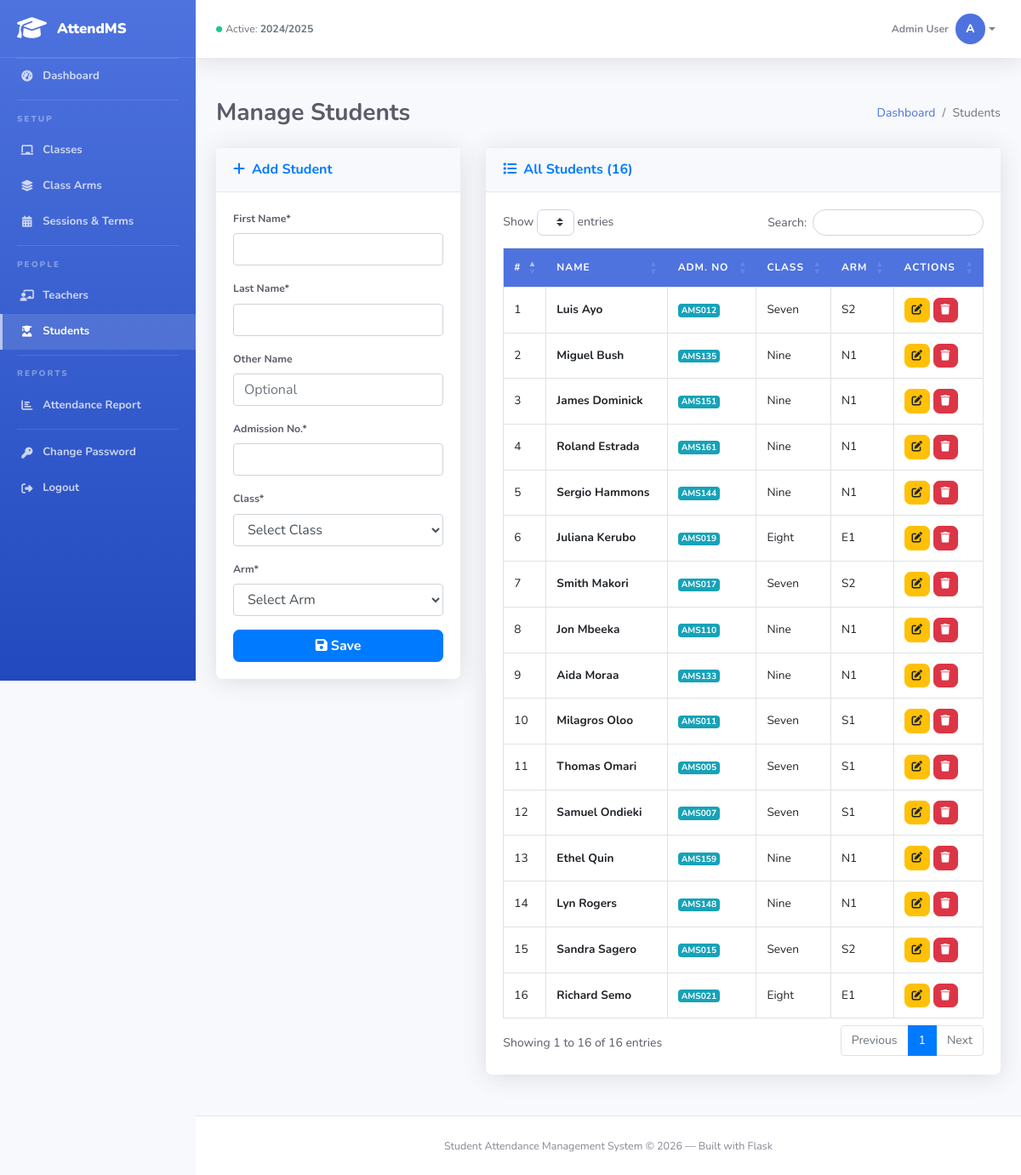
Screenshot of /admin/students (signed in) with the database file from the repository.
### flask-attendance/app.py (models this page shows)
class SessionTerm(db.Model):
    __tablename__ = 'tblsessionterm'
    Id = db.Column(db.Integer, primary_key=True, autoincrement=True)
    sessionName = db.Column(db.String(50), nullable=False)
    termId = db.Column(db.String(50), nullable=False)
    isActive = db.Column(db.String(10), nullable=False, default='0')
    dateCreated = db.Column(db.String(50), nullable=False)

class Student(db.Model):
    __tablename__ = 'tblstudents'
    Id = db.Column(db.Integer, primary_key=True, autoincrement=True)
    firstName = db.Column(db.String(255), nullable=False)
    lastName = db.Column(db.String(255), nullable=False)
    otherName = db.Column(db.String(255), nullable=False, default='')
    admissionNumber = db.Column(db.String(255), nullable=False, unique=True)
    password = db.Column(db.String(255), nullable=False, default='12345')
    classId = db.Column(db.String(10), nullable=False)
    classArmId = db.Column(db.String(10), nullable=False)
    dateCreated = db.Column(db.String(50), nullable=False)

class Class(db.Model):
    __tablename__ = 'tblclass'
    Id = db.Column(db.Integer, primary_key=True, autoincrement=True)
    className = db.Column(db.String(255), nullable=False)

class ClassArm(db.Model):
    __tablename__ = 'tblclassarms'
    Id = db.Column(db.Integer, primary_key=True, autoincrement=True)
    classId = db.Column(db.String(10), nullable=False)
    classArmName = db.Column(db.String(255), nullable=False)
    isAssigned = db.Column(db.String(10), nullable=False, default='0')

### flask-attendance/app.py (the view, shortened to what this page needs)
@app.route('/admin/students', methods=['GET', 'POST'])
@admin_required
def admin_students():
    msg = None; edit_row = None
    if request.args.get('action') == 'edit':
        edit_row = db.session.get(Student, request.args.get('Id'))
    students = Student.query.order_by(Student.lastName).all()
    classes  = Class.query.order_by(Class.className).all()
    arms     = ClassArm.query.all()
    return render_template('admin_students.html', students=students, classes=classes, arms=arms,
        class_map={str(c.Id): c.className for c in classes},
        arm_map={str(a.Id): a.classArmName for a in arms}, msg=msg, edit_row=edit_row)

### flask-attendance/app.py (called while the page is built)
def admin_required(f):
    @wraps(f)
    def decorated(*args, **kwargs):
        if session.get('role') != 'admin':
            flash('Please log in as Admin.', 'warning')
            return redirect(url_for('admin_login'))
        return f(*args, **kwargs)
    return decorated

def get_active_session():
    return SessionTerm.query.filter_by(isActive='1').first()

@app.context_processor
def inject_globals():
    return dict(
        active_session_global=get_active_session(),
        today=str(date.today())
    )

### flask-attendance/templates/admin_students.html (shortened to what this page needs)
{% extends "admin_layout.html" %}
{% from "macros.html" import alert, page_header %}
{% block content %}
{{ page_header('Manage Students','', [('Dashboard', url_for('admin_dashboard')), ('Students','#')]) }}
<div class="row">
  <div class="col-lg-4 mb-4">
    <div class="card shadow">
      <div class="card-header py-3"><h6 class="m-0 font-weight-bold text-primary"><i class="fas fa-{% if edit_row %}edit{% else %}plus{% endif %} mr-2"></i>{% if edit_row %}Edit{% else %}Add{% endif %} Student</h6></div>
      <div class="card-body">
        <form method="post">
          <div class="form-group"><label class="font-weight-bold small">First Name*</label><input type="text" name="firstName" class="form-control" value="{{ edit_row.firstName if edit_row else '' }}" required></div>
          <div class="form-group"><label class="font-weight-bold small">Last Name*</label><input type="text" name="lastName" class="form-control" value="{{ edit_row.lastName if edit_row else '' }}" required></div>
          <div class="form-group"><label class="font-weight-bold small">Other Name</label><input type="text" name="otherName" class="form-control" value="{{ edit_row.otherName if edit_row else '' }}" placeholder="Optional"></div>
          <div class="form-group"><label class="font-weight-bold small">Admission No.*</label><input type="text" name="admissionNumber" class="form-control" value="{{ edit_row.admissionNumber if edit_row else '' }}" required></div>
          <div class="form-group"><label class="font-weight-bold small">Class*</label>
            <select name="classId" id="classSelect" class="form-control" required>
              <option value="">Select Class</option>
            </select>
          </div>
          <div class="form-group"><label class="font-weight-bold small">Arm*</label>
            <select name="classArmId" id="armSelect" class="form-control" required>
              <option value="">Select Arm</option>
            </select>
          </div>
          <button type="submit" class="btn btn-primary btn-block"><i class="fas fa-save mr-1"></i>{% if edit_row %}Update{% else %}Save{% endif %}</button>
        </form>
      </div>
    </div>
  </div>
  <div class="col-lg-8 mb-4">
    <div class="card shadow">
      <div class="card-header py-3"><h6 class="m-0 font-weight-bold text-primary"><i class="fas fa-list mr-2"></i>All Students ({{ students|length }})</h6></div>
      <div class="card-body">
        <div class="table-responsive">
          <table class="table table-bordered table-hover" id="dt">
            <thead><tr><th>#</th><th>Name</th><th>Adm. No</th><th>Class</th><th>Arm</th><th>Actions</th></tr></thead>
            <tbody>
              {% for s in students %}
              <tr><td>{{ loop.index }}</td><td class="font-weight-bold">{{ s.firstName }} {{ s.lastName }}</td>
              <td><span class="badge badge-info">{{ s.admissionNumber }}</span></td>
              <td>{{ class_map.get(s.classId,'—') }}</td><td>{{ arm_map.get(s.classArmId,'—') }}</td>
              <td>
                <a href="{{ url_for('admin_students', action='edit', Id=s.Id) }}" class="btn btn-warning btn-sm"><i class="fas fa-edit"></i></a>
                <form method="post" class="d-inline" onsubmit="return confirm('Delete student and all their attendance?')">
                  <button type="submit" class="btn btn-danger btn-sm"><i class="fas fa-trash"></i></button>
                </form>
              </td></tr>
              {% else %}<tr><td colspan="6" class="text-center text-muted">No students.</td></tr>{% endfor %}
            </tbody>
          </table>
        </div>
      </div>
    </div>
  </div>
</div>
{% endblock %}

### flask-attendance/templates/admin_layout.html (shortened to what this page needs)
{% extends "base.html" %}
{% block body %}
<div id="wrapper">
  <ul class="navbar-nav sidebar sidebar-dark accordion">
    <a class="sidebar-brand" href="{{ url_for('admin_dashboard') }}">
      <div class="sidebar-brand-icon"><i class="fas fa-graduation-cap"></i></div>
      <div class="sidebar-brand-text">AttendMS</div>
    </a>
    <hr class="sidebar-divider my-0">
    <li class="nav-item {% if request.endpoint=='admin_dashboard' %}active{% endif %}">
      <a class="nav-link" href="{{ url_for('admin_dashboard') }}"><i class="fas fa-fw fa-tachometer-alt"></i><span>Dashboard</span></a>
    </li>
    <hr class="sidebar-divider"><div class="sidebar-heading">Setup</div>
    <li class="nav-item {% if request.endpoint=='admin_classes' %}active{% endif %}">
      <a class="nav-link" href="{{ url_for('admin_classes') }}"><i class="fas fa-fw fa-chalkboard"></i><span>Classes</span></a>
    </li>
    <li class="nav-item {% if request.endpoint=='admin_class_arms' %}active{% endif %}">
      <a class="nav-link" href="{{ url_for('admin_class_arms') }}"><i class="fas fa-fw fa-layer-group"></i><span>Class Arms</span></a>
    </li>
    <li class="nav-item {% if request.endpoint=='admin_sessions' %}active{% endif %}">
      <a class="nav-link" href="{{ url_for('admin_sessions') }}"><i class="fas fa-fw fa-calendar-alt"></i><span>Sessions & Terms</span></a>
    </li>
    <hr class="sidebar-divider"><div class="sidebar-heading">People</div>
    <li class="nav-item {% if request.endpoint=='admin_teachers' %}active{% endif %}">
      <a class="nav-link" href="{{ url_for('admin_teachers') }}"><i class="fas fa-fw fa-chalkboard-teacher"></i><span>Teachers</span></a>
    </li>
    <li class="nav-item {% if request.endpoint=='admin_students' %}active{% endif %}">
      <a class="nav-link" href="{{ url_for('admin_students') }}"><i class="fas fa-fw fa-user-graduate"></i><span>Students</span></a>
    </li>
    <hr class="sidebar-divider"><div class="sidebar-heading">Reports</div>
    <li class="nav-item {% if request.endpoint=='admin_attendance_report' %}active{% endif %}">
      <a class="nav-link" href="{{ url_for('admin_attendance_report') }}"><i class="fas fa-fw fa-chart-bar"></i><span>Attendance Report</span></a>
    </li>
    <hr class="sidebar-divider d-none d-md-block">
    <li class="nav-item {% if request.endpoint=='admin_change_password' %}active{% endif %}">
      <a class="nav-link" href="{{ url_for('admin_change_password') }}"><i class="fas fa-fw fa-key"></i><span>Change Password</span></a>
    </li>
    <li class="nav-item">
      <a class="nav-link" href="{{ url_for('logout') }}"><i class="fas fa-fw fa-sign-out-alt"></i><span>Logout</span></a>
    </li>
  </ul>
  <div id="content-wrapper" class="d-flex flex-column">
    <div id="content">
      <nav class="navbar navbar-expand navbar-light bg-white topbar mb-4 static-top shadow">
        <span class="navbar-text text-muted d-none d-md-inline small ml-2">
          {% if active_session_global %}<i class="fas fa-circle blink-dot mr-1" style="color:var(--success);font-size:.45rem;vertical-align:middle;"></i>Active: <strong>{{ active_session_global.sessionName }}</strong>
          {% else %}<i class="fas fa-circle text-warning mr-1" style="font-size:.45rem;vertical-align:middle;"></i>No active session{% endif %}
        </span>
        <ul class="navbar-nav ml-auto">
          <li class="nav-item dropdown no-arrow">
            <a class="nav-link dropdown-toggle" href="#" role="button" data-toggle="dropdown">
              <span class="mr-2 d-none d-lg-inline text-gray-600 small font-weight-bold">{{ session.userName }}</span>
              <div class="avatar-circle">{{ session.userName[0].upper() if session.userName else 'A' }}</div>
            </a>
          </li>
        </ul>
      </nav>
      <div class="container-fluid" id="container-wrapper">{% block content %}{% endblock %}</div>
    </div>
    <footer class="sticky-footer bg-white">
      <div class="container my-auto text-center"><span class="copyright">Student Attendance Management System &copy; {{ today[:4] }} — Built with Flask</span></div>
    </footer>
  </div>
</div>
{% endblock %}

### flask-attendance/static/css/style.css (style rules this page uses)
:root { --primary: #4e73df; --primary-dk: #224abe; --success: #1cc88a; --info: #36b9cc; --warning: #f6c23e; --danger: #e74a3b; --dark: #5a5c69; --student: #6f42c1; --sidebar-w: 230px; --topbar-h: 68px; --radius: .45rem; --shadow: 0 .15rem 1.75rem 0 rgba(58,59,69,.15); --shadow-lg: 0 .5rem 2rem 0 rgba(58,59,69,.2); }
*, *::before, *::after { box-sizing: border-box; }
body { font-family: 'Nunito', system-ui, sans-serif; font-size: .875rem; background: #f8f9fc; color: #5a5c69; }
a { color: var(--primary); }
h1,h2,h3,h4,h5,h6 { font-weight: 700; }
.sidebar { width: var(--sidebar-w) !important; min-height: 100vh; background: linear-gradient(180deg, var(--primary) 0%, var(--primary-dk) 100%); position: fixed; top: 0; left: 0; z-index: 1050; overflow-y: auto; overflow-x: hidden; transition: width .22s ease; display: flex; flex-direction: column; }
.sidebar-brand { height: var(--topbar-h); padding: 0 1.25rem; display: flex; align-items: center; gap: .75rem; text-decoration: none; border-bottom: 1px solid rgba(255,255,255,.12); flex-shrink: 0; }
.sidebar-brand-icon i { font-size: 1.75rem; color: #fff; }
.sidebar-brand-text { font-size: 1.05rem; font-weight: 900; color: #fff; white-space: nowrap; }
.sidebar .nav-item { position: relative; }
.sidebar .nav-link { padding: .7rem 1.25rem; color: rgba(255,255,255,.75); font-weight: 700; font-size: .82rem; display: flex; align-items: center; gap: .6rem; border-left: 3px solid transparent; transition: all .15s ease; }
.sidebar .nav-link i { width: 1.1rem; text-align: center; font-size: .82rem; flex-shrink: 0; }
.sidebar .nav-item.active .nav-link, .sidebar .nav-link:hover { color: #fff; background: rgba(255,255,255,.12); border-left-color: rgba(255,255,255,.6); }
.sidebar-heading { padding: .5rem 1.25rem; font-size: .62rem; font-weight: 900; letter-spacing: .12rem; color: rgba(255,255,255,.35); text-transform: uppercase; }
.sidebar-divider { border-top: 1px solid rgba(255,255,255,.12); margin: .4rem 1.25rem; }
#wrapper { display: flex; }
#content-wrapper { margin-left: var(--sidebar-w); width: 100%; min-height: 100vh; display: flex; flex-direction: column; }
#content { flex: 1; }
#container-wrapper { padding: 1.5rem; }
.topbar { height: var(--topbar-h); box-shadow: var(--shadow) !important; }
.topbar .navbar-nav .nav-item .nav-link { height: var(--topbar-h); display:flex; align-items:center; padding: 0 .9rem; }
.avatar-circle { width: 2.2rem; height: 2.2rem; border-radius: 50%; background: var(--primary); color: #fff; display:flex; align-items:center; justify-content:center; font-weight: 800; font-size: .85rem; }
.blink-dot { animation: blinkDot 2s infinite; }
.card { border: none !important; border-radius: var(--radius) !important; box-shadow: var(--shadow) !important; }
.card-header { background: #f8f9fc !important; border-bottom: 1px solid #e3e6f0 !important; }
.table thead th { background: var(--primary); color: #fff; border-color: var(--primary); font-size: .75rem; text-transform: uppercase; letter-spacing: .06rem; vertical-align: middle; white-space: nowrap; }
.table td { vertical-align: middle; font-size: .855rem; }
.text-gray-600 { color: #858796 !important; }
.btn { font-weight: 700; border-radius: var(--radius); }
.btn-sm { font-size: .78rem; }
.sticky-footer { padding: 1.5rem 0; background: #fff; border-top: 1px solid #e3e6f0; flex-shrink: 0; }
.copyright { font-size: .78rem; color: #858796; }

### rows the page displays
SessionTerm: sessionName "2024/2025"
Student: firstName "Luis", lastName "Ayo", admissionNumber "AMS012", get "Seven", get "S2"
Student: firstName "Miguel", lastName "Bush", admissionNumber "AMS135", get "Nine", get "N1"
Student: firstName "James", lastName "Dominick", admissionNumber "AMS151", get "Nine", get "N1"
Student: firstName "Roland", lastName "Estrada", admissionNumber "AMS161", get "Nine", get "N1"
Student: firstName "Sergio", lastName "Hammons", admissionNumber "AMS144", get "Nine", get "N1"
Student: firstName "Juliana", lastName "Kerubo", admissionNumber "AMS019", get "Eight", get "E1"
Student: firstName "Smith", lastName "Makori", admissionNumber "AMS017", get "Seven", get "S2"
Student: firstName "Jon", lastName "Mbeeka", admissionNumber "AMS110", get "Nine", get "N1"
Student: firstName "Aida", lastName "Moraa", admissionNumber "AMS133", get "Nine", get "N1"
Student: firstName "Milagros", lastName "Oloo", admissionNumber "AMS011", get "Seven", get "S1"
Student: firstName "Thomas", lastName "Omari", admissionNumber "AMS005", get "Seven", get "S1"
Student: firstName "Samuel", lastName "Ondieki", admissionNumber "AMS007", get "Seven", get "S1"
Student: firstName "Ethel", lastName "Quin", admissionNumber "AMS159", get "Nine", get "N1"
Student: firstName "Lyn", lastName "Rogers", admissionNumber "AMS148", get "Nine", get "N1"
Student: firstName "Sandra", lastName "Sagero", admissionNumber "AMS015", get "Seven", get "S2"
Student: firstName "Richard", lastName "Semo", admissionNumber "AMS021", get "Eight", get "E1"

### other values shown
{{ session.userName }} "Admin User"
{{ session.userName[0].upper() if session.userName else 'A' }} "A"
{{ title }} "Manage Students"
{{ label }} "Dashboard"
{{ items[-1][0] }} "Students"
{{ students|length }} "16"
